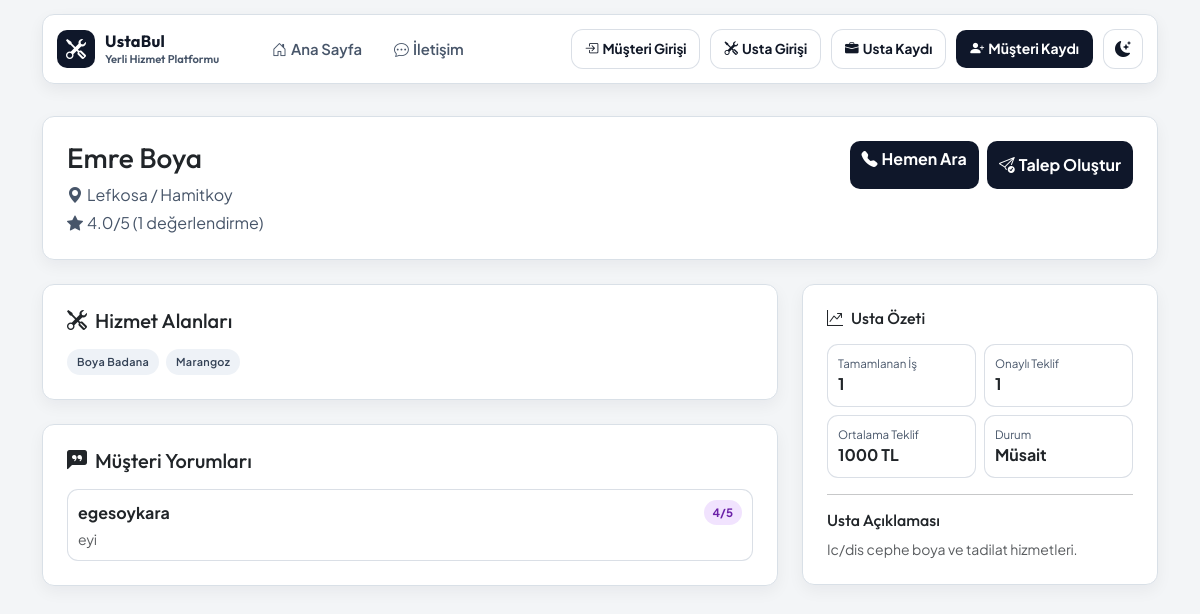
Screenshot of /usta/4/ with the database file from the repository.
### Myapp/models.py (models this page shows, shortened)
class Provider(models.Model):
    user = models.OneToOneField(
        User,
        on_delete=models.SET_NULL,
        null=True,
        blank=True,
        related_name="provider_profile",
    )
    full_name = models.CharField(max_length=120)
    service_types = models.ManyToManyField(ServiceType, related_name="providers", blank=True)
    city = models.CharField(max_length=80)
    district = models.CharField(max_length=80)
    phone = models.CharField(max_length=20)
    latitude = models.DecimalField(max_digits=9, decimal_places=6, null=True, blank=True)
    longitude = models.DecimalField(max_digits=9, decimal_places=6, null=True, blank=True)
    rating = models.DecimalField(max_digits=2, decimal_places=1, default=5.0)
    is_available = models.BooleanField(default=True)
    description = models.TextField(blank=True)
    created_at = models.DateTimeField(auto_now_add=True)
    class Meta:
        ordering = ["-is_available", "-rating", "full_name"]

class ServiceType(models.Model):
    name = models.CharField(max_length=80, unique=True)
    slug = models.SlugField(unique=True)
    class Meta:
        ordering = ["name"]

class ProviderRating(models.Model):
    SCORE_CHOICES = (
        (1, "1"),
        (2, "2"),
        (3, "3"),
        (4, "4"),
        (5, "5"),
    )
    provider = models.ForeignKey(Provider, on_delete=models.CASCADE, related_name="ratings")
    customer = models.ForeignKey(User, on_delete=models.CASCADE, related_name="provider_ratings")
    service_request = models.OneToOneField(
        ServiceRequest,
        on_delete=models.CASCADE,
        related_name="provider_rating",
        null=True,
        blank=True,
    )
    score = models.PositiveSmallIntegerField(choices=SCORE_CHOICES)
    comment = models.TextField(blank=True)
    created_at = models.DateTimeField(auto_now_add=True)
    updated_at = models.DateTimeField(auto_now=True)
    class Meta:
        ordering = ["-updated_at"]

### Myapp/views.py (the view)
# urls.py: path('usta/<int:provider_id>/', views.provider_detail, name='provider_detail'),
def provider_detail(request, provider_id):
    provider = get_object_or_404(
        Provider.objects.prefetch_related("service_types").annotate(ratings_count=Count("ratings", distinct=True)),
        id=provider_id,
    )
    recent_ratings = list(provider.ratings.select_related("customer").order_by("-updated_at")[:10])
    completed_jobs = provider.service_requests.filter(status="completed").count()
    successful_quotes = provider.offers.filter(status="accepted").count()
    avg_quote = (
        provider.offers.filter(status="accepted", quote_amount__isnull=False)
        .aggregate(avg_value=Avg("quote_amount"))
        .get("avg_value")
    )
    return render(
        request,
        "Myapp/provider_detail.html",
        {
            "provider": provider,
            "recent_ratings": recent_ratings,
            "completed_jobs": completed_jobs,
            "successful_quotes": successful_quotes,
            "avg_quote": avg_quote,
        },
    )

### Myapp/templates/Myapp/provider_detail.html
{% extends "base.html" %}
{% block content %}
<section class="card panel-card shadow-sm reveal-up mb-4 provider-detail-hero">
  <div class="card-body p-4">
    <div class="d-flex align-items-start justify-content-between flex-wrap gap-3">
      <div>
        <h1 class="h3 mb-2">{{ provider.full_name }}</h1>
        <p class="mb-1 provider-location"><i class="bi bi-geo-alt-fill me-1"></i>{{ provider.city }} / {{ provider.district }}</p>
        <p class="mb-0 provider-rating"><i class="bi bi-star-fill me-1"></i>{{ provider.rating }}/5 ({{ provider.ratings_count }} değerlendirme)</p>
      </div>
      <div class="provider-detail-actions">
        <a href="tel:{{ provider.phone }}" class="btn btn-main"><i class="bi bi-telephone-fill me-1"></i>Hemen Ara</a>
        <a href="{% url 'index' %}#talep-form" class="btn btn-main-dark"><i class="bi bi-send-check me-1"></i>Talep Oluştur</a>
      </div>
    </div>
  </div>
</section>
<section class="row g-4">
  <div class="col-lg-8">
    <div class="card panel-card shadow-sm reveal-up mb-4">
      <div class="card-body p-4">
        <h2 class="h5 mb-3"><i class="bi bi-tools me-2"></i>Hizmet Alanları</h2>
        <div class="provider-services-list">
          {% for service in provider.service_types.all %}
            <span class="pill">{{ service.name }}</span>
          {% empty %}
            <span class="small text-muted">Hizmet alanı belirtilmemiş.</span>
          {% endfor %}
        </div>
      </div>
    </div>
    <div class="card panel-card shadow-sm reveal-up">
      <div class="card-body p-4">
        <h2 class="h5 mb-3"><i class="bi bi-chat-left-quote-fill me-2"></i>Müşteri Yorumları</h2>
        {% if recent_ratings %}
          <div class="provider-review-list">
            {% for rating in recent_ratings %}
              <article class="provider-review-item">
                <div class="d-flex align-items-center justify-content-between gap-2 mb-1">
                  <strong>{{ rating.customer.username }}</strong>
                  <span class="status-pill status-completed">{{ rating.score }}/5</span>
                </div>
                {% if rating.comment %}
                  <p class="small mb-0 text-muted">{{ rating.comment }}</p>
                {% else %}
                  <p class="small mb-0 text-muted">Yorum bırakılmadı.</p>
                {% endif %}
              </article>
            {% endfor %}
          </div>
        {% else %}
          <p class="mb-0 text-muted">Henüz yorum bulunmuyor.</p>
        {% endif %}
      </div>
    </div>
  </div>
  <div class="col-lg-4">
    <div class="card panel-card shadow-sm reveal-up">
      <div class="card-body p-4">
        <h2 class="h6 mb-3"><i class="bi bi-graph-up-arrow me-2"></i>Usta Özeti</h2>
        <div class="provider-stats-grid">
          <div class="provider-stat-box">
            <small>Tamamlanan İş</small>
            <strong>{{ completed_jobs }}</strong>
          </div>
          <div class="provider-stat-box">
            <small>Onaylı Teklif</small>
            <strong>{{ successful_quotes }}</strong>
          </div>
          <div class="provider-stat-box">
            <small>Ortalama Teklif</small>
            <strong>
              {% if avg_quote %}
                {{ avg_quote|floatformat:0 }} TL
              {% else %}
                Yok
              {% endif %}
            </strong>
          </div>
          <div class="provider-stat-box">
            <small>Durum</small>
            <strong>{% if provider.is_available %}Müsait{% else %}Müsait Değil{% endif %}</strong>
          </div>
        </div>
        {% if provider.description %}
          <hr>
          <h3 class="h6">Usta Açıklaması</h3>
          <p class="small mb-0 text-muted">{{ provider.description }}</p>
        {% endif %}
      </div>
    </div>
  </div>
</section>
{% endblock %}

### static/css/style.css (style rules this page uses)
:root { --brand: #0e7490; --brand-strong: #155e75; --accent: #f97316; --accent-soft: #fdba74; --text: #111827; --text-soft: #475569; --panel: rgba(255, 255, 255, 0.86); --panel-strong: #ffffff; --line: rgba(148, 163, 184, 0.35); --shadow: 0 18px 45px rgba(15, 23, 42, 0.12); --hero-shadow: 0 26px 54px rgba(14, 116, 144, 0.32); --bg-a: #f0f9ff; --bg-b: #f8fafc; --bg-c: #fff7ed; --orb-a: rgba(14, 116, 144, 0.2); --orb-b: rgba(249, 115, 22, 0.19); --orb-c: rgba(59, 130, 246, 0.12); }
* { box-sizing: border-box; }
body { font-family: "Plus Jakarta Sans", sans-serif; color: var(--text); min-height: 100vh; padding-top: 116px; background: radial-gradient(circle at 6% 12%, var(--bg-a) 0, rgba(0, 0, 0, 0) 42%), radial-gradient(circle at 95% 85%, var(--bg-c) 0, rgba(0, 0, 0, 0) 32%), linear-gradient(160deg, var(--bg-b) 0%, var(--bg-b) 100%); }
h1, h2, h3, .navbar-brand { font-family: "Outfit", sans-serif; }
.panel-card { border: 1px solid var(--line); border-radius: 18px; background: var(--panel); backdrop-filter: blur(12px); box-shadow: var(--shadow) !important; }
.btn-main { border: none; background: linear-gradient(140deg, var(--brand), var(--brand-strong)); color: #fff; font-weight: 700; }
.pill { border-radius: 999px; padding: 5px 10px; font-size: 0.68rem; font-weight: 700; letter-spacing: 0.3px; color: #fff; background: linear-gradient(140deg, #0ea5e9, #f97316); }
.provider-location, .provider-distance, .provider-rating { color: var(--text-soft); }
.btn-main-dark { border: none; background: linear-gradient(140deg, #0f172a, #1e3a8a); color: #ffffff; font-weight: 700; padding: 12px; }
.status-pill { display: inline-flex; align-items: center; border-radius: 999px; padding: 4px 9px; font-size: 0.72rem; font-weight: 700; }
.status-completed { background: rgba(168, 85, 247, 0.16); color: #6b21a8; }
.provider-detail-hero .provider-detail-actions { display: inline-flex; gap: 8px; flex-wrap: wrap; }
.provider-detail-actions .btn-main-dark { color: #ffffff; }
.provider-services-list { display: flex; flex-wrap: wrap; gap: 7px; }
.provider-review-list { display: grid; gap: 9px; }
.provider-review-item { border: 1px solid var(--line); border-radius: 11px; padding: 10px; background: color-mix(in srgb, var(--panel-strong) 90%, transparent); }
.provider-stats-grid { display: grid; grid-template-columns: repeat(2, minmax(0, 1fr)); gap: 8px; }
.provider-stat-box { border: 1px solid var(--line); border-radius: 11px; padding: 10px; background: color-mix(in srgb, var(--panel-strong) 92%, transparent); }
.provider-stat-box small { display: block; font-size: 0.72rem; color: var(--text-soft); }
.provider-stat-box strong { font-size: 1rem; }
.reveal-up { animation: revealUp 0.55s ease both; }
body { background: #f3f5f7; }
.nav-cta-btn, .btn-main, .btn-main-dark { background: #0f172a; box-shadow: none; border-radius: 10px; }
.panel-card { border-radius: 12px; border-color: #d9e0e7; background: #ffffff; box-shadow: 0 6px 16px rgba(15, 23, 42, 0.05) !important; backdrop-filter: none; }
.pill { background: #eef2f7; color: #334155; font-weight: 600; }
.panel-card .card-body { padding: 1.05rem 1rem; }

### rows the page displays
Provider: full_name "Emre Boya", city "Lefkosa", district "Hamitkoy", rating "4.0", ratings_count "1", description "Ic/dis cephe boya ve tadilat hizmetleri."
ServiceType: name "Boya Badana"
ServiceType: name "Marangoz"
ProviderRating: customer.username "egesoykara", score "4", comment "eyi"

### other values shown
{{ completed_jobs }} "1"
{{ successful_quotes }} "1"
{{ avg_quote|floatformat:0 }} "1000"
